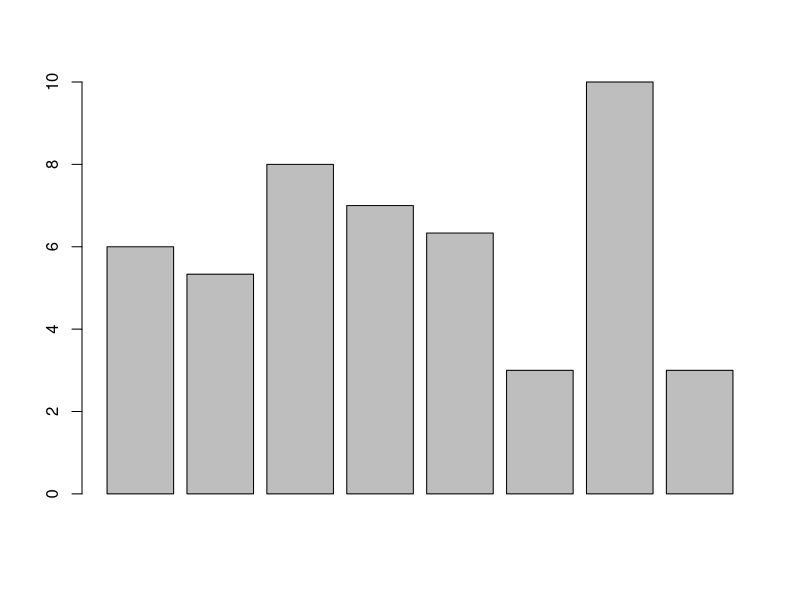
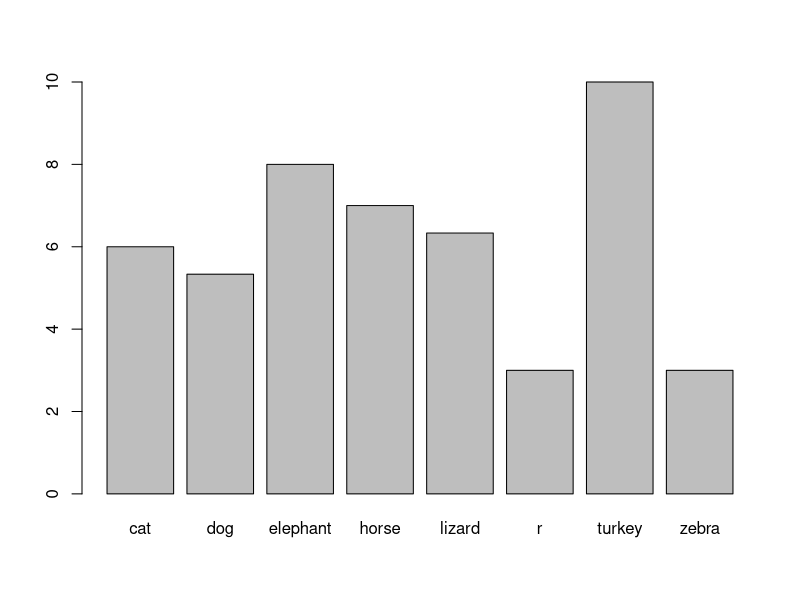
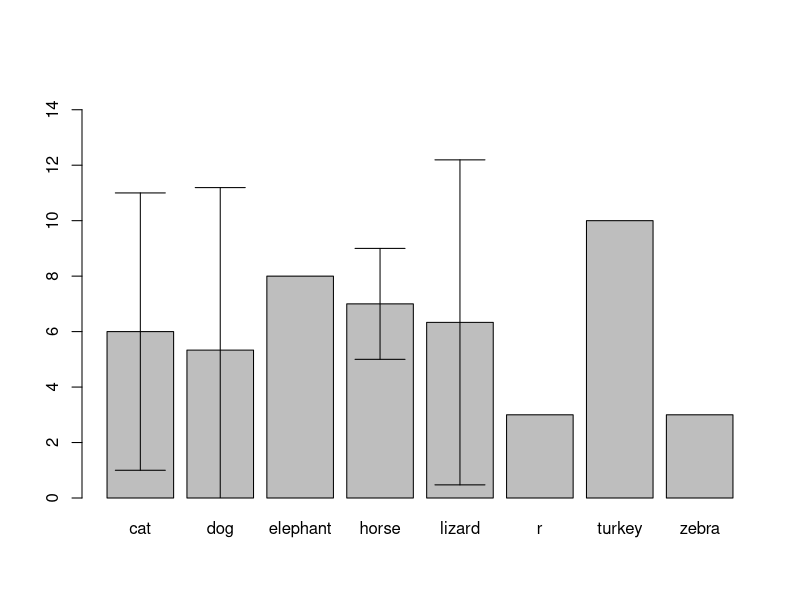
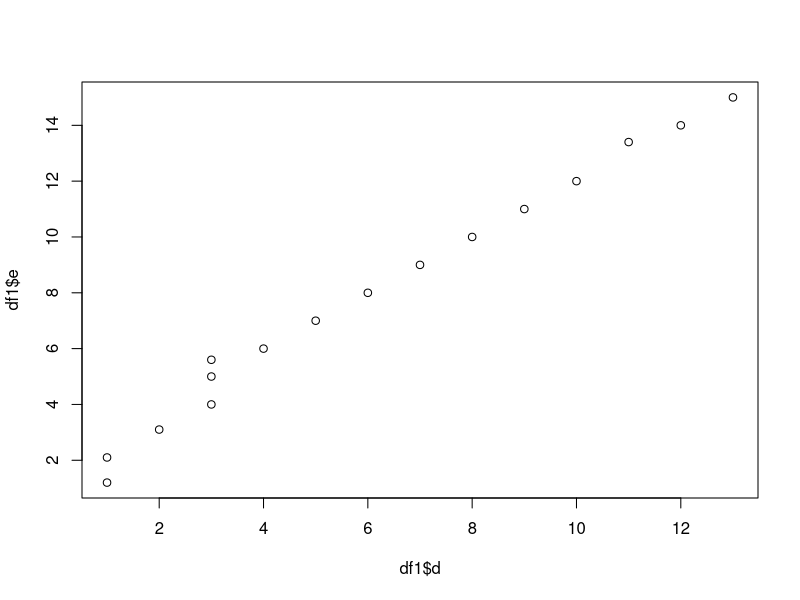
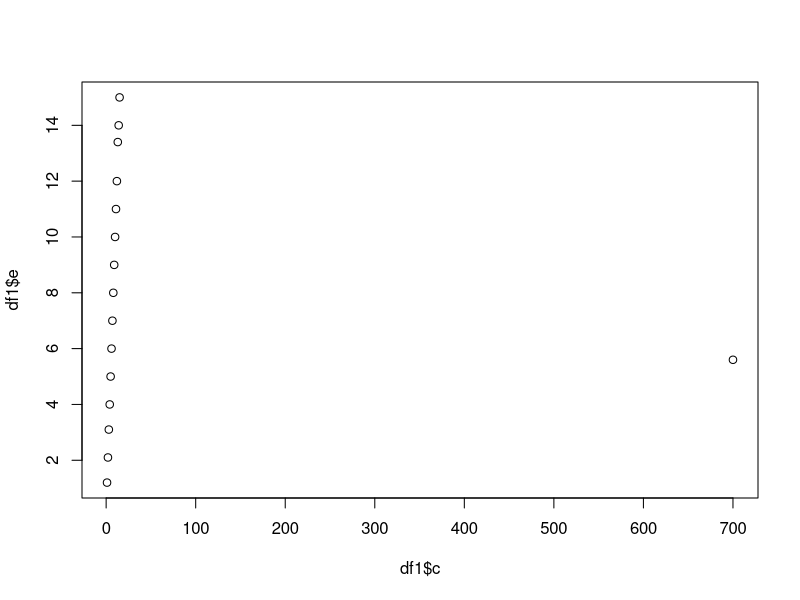
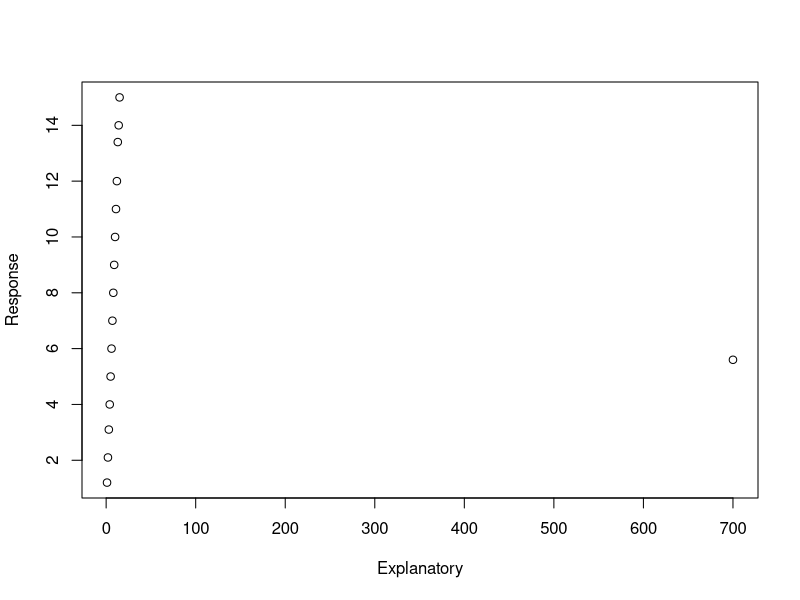
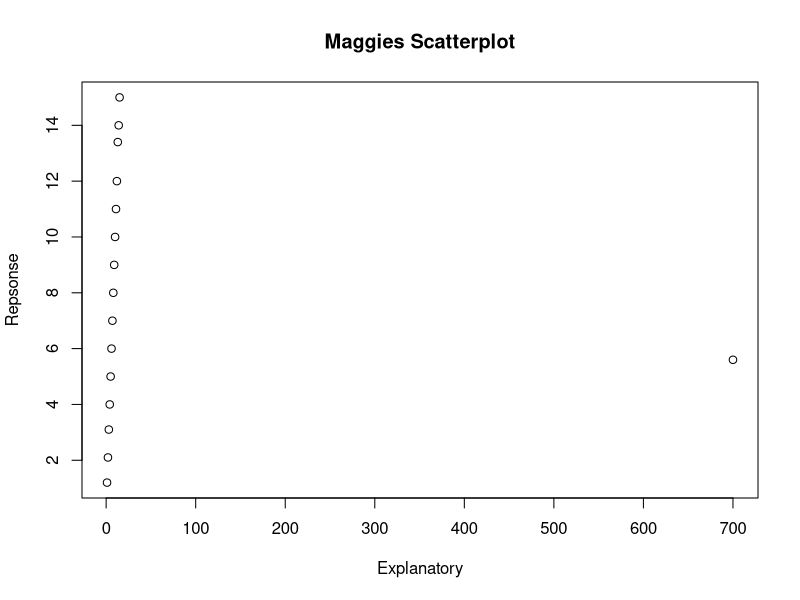
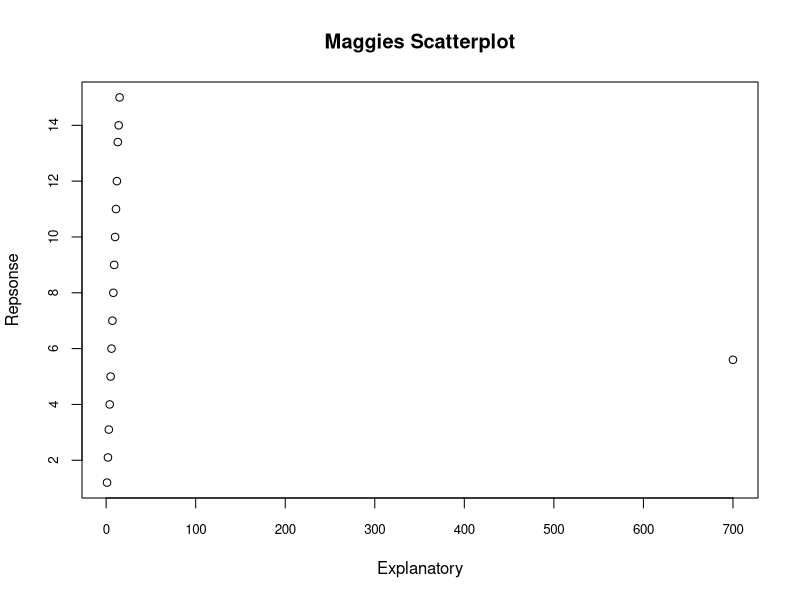

R code for these plots, in order:
# With the data frame you created last week you will:
a<- c("matt","classroom","Susquehanna","mouse","keyboard","map","pen","laptop","clock","lamp","trash","coat","rain","docs","board")
b<- c("cat","dog","lizard","zebra","dog","lizard","horse","cat","horse","elephant","horse","turkey","cat","dog","lizard")#many more than three unique values.
c<- c(1,2,3,4,5,6,7,8,9,10,11,12,13,14,15)
d<- c(1,1,2,3,3,4,5,6,7,8,9,10,11,12,13)
e<-c(1.2,2.1,3.1,4,5,6,7,8,9,10,11,12,13.4,14,15)

df<-as.data.frame(cbind(a,b,c,d,e))

df$c<-as.numeric(as.character(df$c))
df$d<-as.numeric(as.character(df$d))
df$e<-as.numeric(as.character(df$e))

add.row<-data.frame("l","r",700,3,5.600)

colnames(add.row)<-colnames(df)


df1<-rbind(df, add.row)

row.names(df1)<-df1$a
df1<-df1[,-1]
df1

# Create a barplot for one numeric column, grouped by the character vector with 3 unique values
  # Add error bars with mean and standard deviation to the plot
  # Change the x and y labels and add a title
  # Export the plot as a PDF that is 4 inches wide and 7 inches tall. #Didn't export with the right dimensions

?aggregate
df.mean<-aggregate(df1$d~df1$b, FUN = 'mean')
df.mean

colnames(df.mean)<-c("Factor","Mean")
df.mean

barplot(df.mean$Mean)

barplot(df.mean$Mean, names.arg=df.mean$Factor)
#Invalid graphics state? "In doTryCatch(return(expr), name, parentenv, handler)
df.sd<-aggregate(df1$d~df1$b, FUN="sd")

colnames(df.sd)<-c("Factor","StanDev")

b.plot<-barplot(df.mean$Mean, names.arg=df.mean$Factor, ylim=c(0,15))

arrows(b.plot, df.mean$Mean-df.sd$StanDev, b.plot, df.mean$Mean+df.sd$StanDev, angle=90, code=3)




# Create a scatter plot between two of your numeric columns.
  # Change the point shape and color to something NOT used in the example.
  # Change the x and y labels and add a title
  # Export the plot as a JPEG by using the "Export" button in the plotting pane.

plot(df1$e~df1$d)

plot(df1$e~df1$c)

plot(df1$e~df1$c, xlab="Explanatory", ylab= "Response")

plot(df1$e~df1$c, xlab ="Explanatory", ylab="Repsonse", main = "Maggies Scatterplot")
plot(df1$e~df1$c, xlab ="Explanatory", ylab="Repsonse", main = "Maggies Scatterplot", cex.axis=0.8)
plot(df1$e~df1$c, xlab ="Explanatory", ylab="Repsonse", main = "Maggies Scatterplot", cex.axis=0.8, cex.main=0.5)
plot(df1$e~df1$c, xlab ="Explanatory", ylab="Repsonse", main = "Maggies Scatterplot", cex.axis=0.8, cex.main=1.25, cex.lab=1.25, pch=22, col='tomato2')#Supposed to change the x and y labels. Otherwise everything looks good!

?pch
??color
colors()
# Upload both plots with the script used to create them to GitHub.
  # Follow the same file naming format as last week for the script.
  # Name plots as Lastname_barplot or Lastname_scatterplot. Save them to your "plots" folder.
